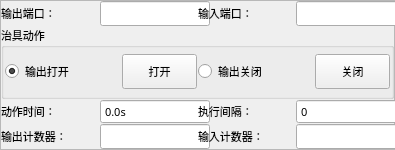
<?xml version="1.0" encoding="UTF-8"?>
<ui version="4.0">
 <class>FormVActVacuum</class>
 <widget class="QWidget" name="FormVActVacuum">
  <property name="geometry">
   <rect>
    <x>0</x>
    <y>0</y>
    <width>395</width>
    <height>150</height>
   </rect>
  </property>
  <property name="minimumSize">
   <size>
    <width>395</width>
    <height>150</height>
   </size>
  </property>
  <property name="maximumSize">
   <size>
    <width>790</width>
    <height>250</height>
   </size>
  </property>
  <property name="font">
   <font>
    <family>微软雅黑</family>
    <pointsize>8</pointsize>
   </font>
  </property>
  <property name="windowTitle">
   <string notr="true">扩展输出</string>
  </property>
  <property name="toolTip">
   <string notr="true"/>
  </property>
  <property name="statusTip">
   <string notr="true"/>
  </property>
  <property name="whatsThis">
   <string notr="true"/>
  </property>
  <property name="accessibleName">
   <string notr="true"/>
  </property>
  <property name="accessibleDescription">
   <string notr="true"/>
  </property>
  <property name="windowFilePath">
   <string notr="true"/>
  </property>
  <layout class="QGridLayout" name="gridLayout_3">
   <property name="margin">
    <number>0</number>
   </property>
   <property name="spacing">
    <number>0</number>
   </property>
   <item row="0" column="0">
    <widget class="QFrame" name="frameExtOut">
     <property name="font">
      <font>
       <family>微软雅黑</family>
       <pointsize>8</pointsize>
       <weight>50</weight>
       <italic>false</italic>
       <bold>false</bold>
      </font>
     </property>
     <property name="styleSheet">
      <string notr="true"/>
     </property>
     <property name="frameShape">
      <enum>QFrame::StyledPanel</enum>
     </property>
     <property name="frameShadow">
      <enum>QFrame::Plain</enum>
     </property>
     <layout class="QGridLayout" name="gridLayout_2">
      <property name="margin">
       <number>0</number>
      </property>
      <property name="spacing">
       <number>0</number>
      </property>
      <item row="0" column="0">
       <layout class="QHBoxLayout" name="horizontalLayout">
        <item>
         <widget class="QLabel" name="labelPort">
          <property name="sizePolicy">
           <sizepolicy hsizetype="Expanding" vsizetype="Preferred">
            <horstretch>0</horstretch>
            <verstretch>0</verstretch>
           </sizepolicy>
          </property>
          <property name="minimumSize">
           <size>
            <width>150</width>
            <height>25</height>
           </size>
          </property>
          <property name="maximumSize">
           <size>
            <width>16777215</width>
            <height>25</height>
           </size>
          </property>
          <property name="font">
           <font>
            <family>微软雅黑</family>
            <pointsize>8</pointsize>
            <weight>50</weight>
            <italic>false</italic>
            <bold>false</bold>
           </font>
          </property>
          <property name="text">
           <string>输出端口：</string>
          </property>
          <property name="buddy">
           <cstring>lineEdit_var</cstring>
          </property>
         </widget>
        </item>
        <item>
         <widget class="xLineEdit" name="lineEdit_var">
          <property name="enabled">
           <bool>true</bool>
          </property>
          <property name="minimumSize">
           <size>
            <width>110</width>
            <height>25</height>
           </size>
          </property>
          <property name="maximumSize">
           <size>
            <width>220</width>
            <height>25</height>
           </size>
          </property>
          <property name="font">
           <font>
            <family>微软雅黑</family>
            <pointsize>8</pointsize>
            <weight>50</weight>
            <italic>false</italic>
            <bold>false</bold>
           </font>
          </property>
          <property name="focusPolicy">
           <enum>Qt::ClickFocus</enum>
          </property>
          <property name="acceptDrops">
           <bool>false</bool>
          </property>
          <property name="alignment">
           <set>Qt::AlignCenter</set>
          </property>
          <property name="readOnly">
           <bool>true</bool>
          </property>
         </widget>
        </item>
       </layout>
      </item>
      <item row="0" column="1">
       <layout class="QHBoxLayout" name="horizontalLayout_2">
        <item>
         <widget class="QLabel" name="labelPort_in">
          <property name="sizePolicy">
           <sizepolicy hsizetype="Expanding" vsizetype="Preferred">
            <horstretch>0</horstretch>
            <verstretch>0</verstretch>
           </sizepolicy>
          </property>
          <property name="minimumSize">
           <size>
            <width>150</width>
            <height>25</height>
           </size>
          </property>
          <property name="maximumSize">
           <size>
            <width>16777215</width>
            <height>25</height>
           </size>
          </property>
          <property name="font">
           <font>
            <family>微软雅黑</family>
            <pointsize>8</pointsize>
            <weight>50</weight>
            <italic>false</italic>
            <bold>false</bold>
           </font>
          </property>
          <property name="text">
           <string>输入端口：</string>
          </property>
          <property name="buddy">
           <cstring>lineEdit_var</cstring>
          </property>
         </widget>
        </item>
        <item>
         <widget class="xLineEdit" name="lineEdit_var_in">
          <property name="enabled">
           <bool>true</bool>
          </property>
          <property name="minimumSize">
           <size>
            <width>110</width>
            <height>25</height>
           </size>
          </property>
          <property name="maximumSize">
           <size>
            <width>220</width>
            <height>25</height>
           </size>
          </property>
          <property name="font">
           <font>
            <family>微软雅黑</family>
            <pointsize>8</pointsize>
            <weight>50</weight>
            <italic>false</italic>
            <bold>false</bold>
           </font>
          </property>
          <property name="focusPolicy">
           <enum>Qt::ClickFocus</enum>
          </property>
          <property name="acceptDrops">
           <bool>false</bool>
          </property>
          <property name="alignment">
           <set>Qt::AlignCenter</set>
          </property>
          <property name="readOnly">
           <bool>true</bool>
          </property>
         </widget>
        </item>
       </layout>
      </item>
      <item row="1" column="0" colspan="2">
       <widget class="QGroupBox" name="groupBoxAct">
        <property name="font">
         <font>
          <family>微软雅黑</family>
          <pointsize>8</pointsize>
          <weight>50</weight>
          <italic>false</italic>
          <bold>false</bold>
         </font>
        </property>
        <property name="title">
         <string>治具动作</string>
        </property>
        <layout class="QGridLayout" name="gridLayout">
         <property name="margin">
          <number>1</number>
         </property>
         <property name="spacing">
          <number>1</number>
         </property>
         <item row="0" column="0">
          <layout class="QHBoxLayout" name="horizontalLayout_7">
           <item>
            <widget class="xRadioButton" name="radioButton_on">
             <property name="sizePolicy">
              <sizepolicy hsizetype="Expanding" vsizetype="Fixed">
               <horstretch>0</horstretch>
               <verstretch>0</verstretch>
              </sizepolicy>
             </property>
             <property name="minimumSize">
              <size>
               <width>150</width>
               <height>25</height>
              </size>
             </property>
             <property name="maximumSize">
              <size>
               <width>16777215</width>
               <height>25</height>
              </size>
             </property>
             <property name="font">
              <font>
               <family>微软雅黑</family>
               <pointsize>8</pointsize>
               <weight>50</weight>
               <italic>false</italic>
               <bold>false</bold>
              </font>
             </property>
             <property name="focusPolicy">
              <enum>Qt::NoFocus</enum>
             </property>
             <property name="text">
              <string>输出打开</string>
             </property>
             <property name="iconSize">
              <size>
               <width>32</width>
               <height>32</height>
              </size>
             </property>
             <property name="checked">
              <bool>true</bool>
             </property>
            </widget>
           </item>
           <item>
            <widget class="xPushButton" name="BtnOn">
             <property name="minimumSize">
              <size>
               <width>75</width>
               <height>35</height>
              </size>
             </property>
             <property name="maximumSize">
              <size>
               <width>150</width>
               <height>35</height>
              </size>
             </property>
             <property name="font">
              <font>
               <family>微软雅黑</family>
               <pointsize>8</pointsize>
               <weight>50</weight>
               <italic>false</italic>
               <bold>false</bold>
              </font>
             </property>
             <property name="focusPolicy">
              <enum>Qt::NoFocus</enum>
             </property>
             <property name="layoutDirection">
              <enum>Qt::RightToLeft</enum>
             </property>
             <property name="text">
              <string extracomment="扩展输出开关">打开</string>
             </property>
            </widget>
           </item>
          </layout>
         </item>
         <item row="0" column="1">
          <layout class="QHBoxLayout" name="horizontalLayout_8">
           <item>
            <widget class="xRadioButton" name="radioButton_off">
             <property name="sizePolicy">
              <sizepolicy hsizetype="Expanding" vsizetype="Fixed">
               <horstretch>0</horstretch>
               <verstretch>0</verstretch>
              </sizepolicy>
             </property>
             <property name="minimumSize">
              <size>
               <width>150</width>
               <height>25</height>
              </size>
             </property>
             <property name="maximumSize">
              <size>
               <width>16777215</width>
               <height>25</height>
              </size>
             </property>
             <property name="font">
              <font>
               <family>微软雅黑</family>
               <pointsize>8</pointsize>
               <weight>50</weight>
               <italic>false</italic>
               <bold>false</bold>
              </font>
             </property>
             <property name="focusPolicy">
              <enum>Qt::NoFocus</enum>
             </property>
             <property name="text">
              <string>输出关闭</string>
             </property>
             <property name="iconSize">
              <size>
               <width>32</width>
               <height>32</height>
              </size>
             </property>
            </widget>
           </item>
           <item>
            <widget class="xPushButton" name="BtnOff">
             <property name="minimumSize">
              <size>
               <width>75</width>
               <height>35</height>
              </size>
             </property>
             <property name="maximumSize">
              <size>
               <width>150</width>
               <height>35</height>
              </size>
             </property>
             <property name="font">
              <font>
               <family>微软雅黑</family>
               <pointsize>8</pointsize>
               <weight>50</weight>
               <italic>false</italic>
               <bold>false</bold>
              </font>
             </property>
             <property name="focusPolicy">
              <enum>Qt::NoFocus</enum>
             </property>
             <property name="layoutDirection">
              <enum>Qt::RightToLeft</enum>
             </property>
             <property name="text">
              <string extracomment="扩展输出开关">关闭</string>
             </property>
            </widget>
           </item>
          </layout>
         </item>
        </layout>
       </widget>
      </item>
      <item row="2" column="0">
       <layout class="QHBoxLayout" name="horizontalLayout_3">
        <item>
         <widget class="QLabel" name="labelDelay">
          <property name="sizePolicy">
           <sizepolicy hsizetype="Expanding" vsizetype="Preferred">
            <horstretch>0</horstretch>
            <verstretch>0</verstretch>
           </sizepolicy>
          </property>
          <property name="minimumSize">
           <size>
            <width>150</width>
            <height>25</height>
           </size>
          </property>
          <property name="maximumSize">
           <size>
            <width>16777215</width>
            <height>25</height>
           </size>
          </property>
          <property name="font">
           <font>
            <family>微软雅黑</family>
            <pointsize>8</pointsize>
            <weight>50</weight>
            <italic>false</italic>
            <bold>false</bold>
           </font>
          </property>
          <property name="text">
           <string>动作时间：</string>
          </property>
         </widget>
        </item>
        <item>
         <widget class="xDoubleSpinBox" name="BoxDelay">
          <property name="enabled">
           <bool>true</bool>
          </property>
          <property name="sizePolicy">
           <sizepolicy hsizetype="Fixed" vsizetype="Fixed">
            <horstretch>0</horstretch>
            <verstretch>0</verstretch>
           </sizepolicy>
          </property>
          <property name="minimumSize">
           <size>
            <width>110</width>
            <height>25</height>
           </size>
          </property>
          <property name="maximumSize">
           <size>
            <width>220</width>
            <height>25</height>
           </size>
          </property>
          <property name="font">
           <font>
            <family>微软雅黑</family>
            <pointsize>8</pointsize>
            <weight>50</weight>
            <italic>false</italic>
            <bold>false</bold>
           </font>
          </property>
          <property name="focusPolicy">
           <enum>Qt::ClickFocus</enum>
          </property>
          <property name="acceptDrops">
           <bool>false</bool>
          </property>
          <property name="alignment">
           <set>Qt::AlignLeading|Qt::AlignLeft|Qt::AlignVCenter</set>
          </property>
          <property name="buttonSymbols">
           <enum>QAbstractSpinBox::NoButtons</enum>
          </property>
          <property name="suffix">
           <string notr="true">s</string>
          </property>
          <property name="decimals">
           <number>1</number>
          </property>
          <property name="maximum">
           <double>99.900000000000006</double>
          </property>
          <property name="singleStep">
           <double>0.100000000000000</double>
          </property>
          <property name="HasBtn" stdset="0">
           <bool>true</bool>
          </property>
         </widget>
        </item>
       </layout>
      </item>
      <item row="2" column="1">
       <layout class="QHBoxLayout" name="horizontalLayout_4">
        <item>
         <widget class="QLabel" name="labelInterval">
          <property name="sizePolicy">
           <sizepolicy hsizetype="Expanding" vsizetype="Preferred">
            <horstretch>0</horstretch>
            <verstretch>0</verstretch>
           </sizepolicy>
          </property>
          <property name="minimumSize">
           <size>
            <width>150</width>
            <height>25</height>
           </size>
          </property>
          <property name="maximumSize">
           <size>
            <width>16777215</width>
            <height>25</height>
           </size>
          </property>
          <property name="font">
           <font>
            <family>微软雅黑</family>
            <pointsize>8</pointsize>
            <weight>50</weight>
            <italic>false</italic>
            <bold>false</bold>
           </font>
          </property>
          <property name="text">
           <string>执行间隔：</string>
          </property>
          <property name="buddy">
           <cstring>lineEdit_var</cstring>
          </property>
         </widget>
        </item>
        <item>
         <widget class="xSpinBox" name="BoxInterval">
          <property name="enabled">
           <bool>true</bool>
          </property>
          <property name="sizePolicy">
           <sizepolicy hsizetype="Fixed" vsizetype="Fixed">
            <horstretch>0</horstretch>
            <verstretch>0</verstretch>
           </sizepolicy>
          </property>
          <property name="minimumSize">
           <size>
            <width>110</width>
            <height>25</height>
           </size>
          </property>
          <property name="maximumSize">
           <size>
            <width>220</width>
            <height>25</height>
           </size>
          </property>
          <property name="font">
           <font>
            <family>微软雅黑</family>
            <pointsize>8</pointsize>
            <weight>50</weight>
            <italic>false</italic>
            <bold>false</bold>
           </font>
          </property>
          <property name="focusPolicy">
           <enum>Qt::ClickFocus</enum>
          </property>
          <property name="acceptDrops">
           <bool>false</bool>
          </property>
          <property name="alignment">
           <set>Qt::AlignLeading|Qt::AlignLeft|Qt::AlignVCenter</set>
          </property>
          <property name="buttonSymbols">
           <enum>QAbstractSpinBox::NoButtons</enum>
          </property>
          <property name="suffix">
           <string notr="true"/>
          </property>
          <property name="prefix">
           <string notr="true"/>
          </property>
          <property name="minimum">
           <number>0</number>
          </property>
          <property name="maximum">
           <number>999</number>
          </property>
          <property name="value">
           <number>0</number>
          </property>
          <property name="HasBtn" stdset="0">
           <bool>true</bool>
          </property>
         </widget>
        </item>
       </layout>
      </item>
      <item row="3" column="0">
       <layout class="QHBoxLayout" name="horizontalLayout_5">
        <item>
         <widget class="QLabel" name="labelOutputCounter">
          <property name="sizePolicy">
           <sizepolicy hsizetype="Expanding" vsizetype="Preferred">
            <horstretch>0</horstretch>
            <verstretch>0</verstretch>
           </sizepolicy>
          </property>
          <property name="minimumSize">
           <size>
            <width>150</width>
            <height>25</height>
           </size>
          </property>
          <property name="maximumSize">
           <size>
            <width>16777215</width>
            <height>25</height>
           </size>
          </property>
          <property name="font">
           <font>
            <family>微软雅黑</family>
            <pointsize>8</pointsize>
            <weight>50</weight>
            <italic>false</italic>
            <bold>false</bold>
           </font>
          </property>
          <property name="text">
           <string>输出计数器：</string>
          </property>
          <property name="buddy">
           <cstring>lineEdit_var</cstring>
          </property>
         </widget>
        </item>
        <item>
         <widget class="xLineEdit" name="lineEditOutputCounter">
          <property name="enabled">
           <bool>true</bool>
          </property>
          <property name="minimumSize">
           <size>
            <width>110</width>
            <height>25</height>
           </size>
          </property>
          <property name="maximumSize">
           <size>
            <width>220</width>
            <height>25</height>
           </size>
          </property>
          <property name="font">
           <font>
            <family>微软雅黑</family>
            <pointsize>8</pointsize>
            <weight>50</weight>
            <italic>false</italic>
            <bold>false</bold>
           </font>
          </property>
          <property name="focusPolicy">
           <enum>Qt::ClickFocus</enum>
          </property>
          <property name="acceptDrops">
           <bool>false</bool>
          </property>
          <property name="alignment">
           <set>Qt::AlignCenter</set>
          </property>
          <property name="readOnly">
           <bool>true</bool>
          </property>
         </widget>
        </item>
       </layout>
      </item>
      <item row="3" column="1">
       <layout class="QHBoxLayout" name="horizontalLayout_6">
        <item>
         <widget class="QLabel" name="labelInputCounter">
          <property name="sizePolicy">
           <sizepolicy hsizetype="Expanding" vsizetype="Preferred">
            <horstretch>0</horstretch>
            <verstretch>0</verstretch>
           </sizepolicy>
          </property>
          <property name="minimumSize">
           <size>
            <width>150</width>
            <height>25</height>
           </size>
          </property>
          <property name="maximumSize">
           <size>
            <width>16777215</width>
            <height>25</height>
           </size>
          </property>
          <property name="font">
           <font>
            <family>微软雅黑</family>
            <pointsize>8</pointsize>
            <weight>50</weight>
            <italic>false</italic>
            <bold>false</bold>
           </font>
          </property>
          <property name="text">
           <string>输入计数器：</string>
          </property>
          <property name="buddy">
           <cstring>lineEdit_var</cstring>
          </property>
         </widget>
        </item>
        <item>
         <widget class="xLineEdit" name="lineEditInputCounter">
          <property name="enabled">
           <bool>true</bool>
          </property>
          <property name="minimumSize">
           <size>
            <width>110</width>
            <height>25</height>
           </size>
          </property>
          <property name="maximumSize">
           <size>
            <width>220</width>
            <height>25</height>
           </size>
          </property>
          <property name="font">
           <font>
            <family>微软雅黑</family>
            <pointsize>8</pointsize>
            <weight>50</weight>
            <italic>false</italic>
            <bold>false</bold>
           </font>
          </property>
          <property name="focusPolicy">
           <enum>Qt::ClickFocus</enum>
          </property>
          <property name="acceptDrops">
           <bool>false</bool>
          </property>
          <property name="alignment">
           <set>Qt::AlignCenter</set>
          </property>
          <property name="readOnly">
           <bool>true</bool>
          </property>
         </widget>
        </item>
       </layout>
      </item>
     </layout>
    </widget>
   </item>
  </layout>
 </widget>
 <customwidgets>
  <customwidget>
   <class>xPushButton</class>
   <extends>QPushButton</extends>
   <header>xpushbutton.h</header>
  </customwidget>
  <customwidget>
   <class>xRadioButton</class>
   <extends>QRadioButton</extends>
   <header>xradiobutton.h</header>
  </customwidget>
  <customwidget>
   <class>xSpinBox</class>
   <extends>QSpinBox</extends>
   <header>xspinbox.h</header>
   <slots>
    <signal>clicked()</signal>
   </slots>
  </customwidget>
  <customwidget>
   <class>xDoubleSpinBox</class>
   <extends>QDoubleSpinBox</extends>
   <header>xdoublespinbox.h</header>
   <slots>
    <signal>clicked()</signal>
   </slots>
  </customwidget>
  <customwidget>
   <class>xLineEdit</class>
   <extends>QLineEdit</extends>
   <header>xlineedit.h</header>
   <slots>
    <signal>clicked()</signal>
   </slots>
  </customwidget>
 </customwidgets>
 <resources/>
 <connections>
  <connection>
   <sender>BoxDelay</sender>
   <signal>clicked()</signal>
   <receiver>FormVActVacuum</receiver>
   <slot>inputDelay()</slot>
   <hints>
    <hint type="sourcelabel">
     <x>282</x>
     <y>251</y>
    </hint>
    <hint type="destinationlabel">
     <x>394</x>
     <y>149</y>
    </hint>
   </hints>
  </connection>
  <connection>
   <sender>BoxInterval</sender>
   <signal>clicked()</signal>
   <receiver>FormVActVacuum</receiver>
   <slot>inputInterval()</slot>
   <hints>
    <hint type="sourcelabel">
     <x>675</x>
     <y>251</y>
    </hint>
    <hint type="destinationlabel">
     <x>394</x>
     <y>149</y>
    </hint>
   </hints>
  </connection>
  <connection>
   <sender>lineEdit_var</sender>
   <signal>clicked()</signal>
   <receiver>FormVActVacuum</receiver>
   <slot>selectPort()</slot>
   <hints>
    <hint type="sourcelabel">
     <x>282</x>
     <y>46</y>
    </hint>
    <hint type="destinationlabel">
     <x>394</x>
     <y>149</y>
    </hint>
   </hints>
  </connection>
  <connection>
   <sender>lineEdit_var_in</sender>
   <signal>clicked()</signal>
   <receiver>FormVActVacuum</receiver>
   <slot>selectPortIn()</slot>
   <hints>
    <hint type="sourcelabel">
     <x>675</x>
     <y>46</y>
    </hint>
    <hint type="destinationlabel">
     <x>394</x>
     <y>149</y>
    </hint>
   </hints>
  </connection>
 </connections>
 <slots>
  <slot>inputDelay()</slot>
  <slot>inputInterval()</slot>
  <slot>selectPort()</slot>
  <slot>extOutOn()</slot>
  <slot>extOutOff()</slot>
  <slot>selectPortIn()</slot>
 </slots>
</ui>
